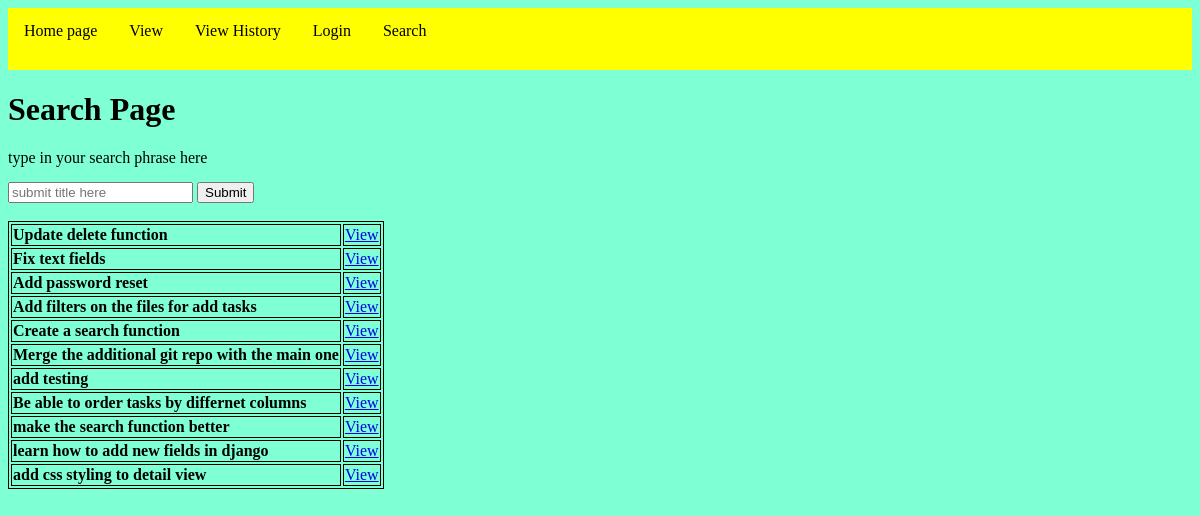
The app's page /view/search/, older data.
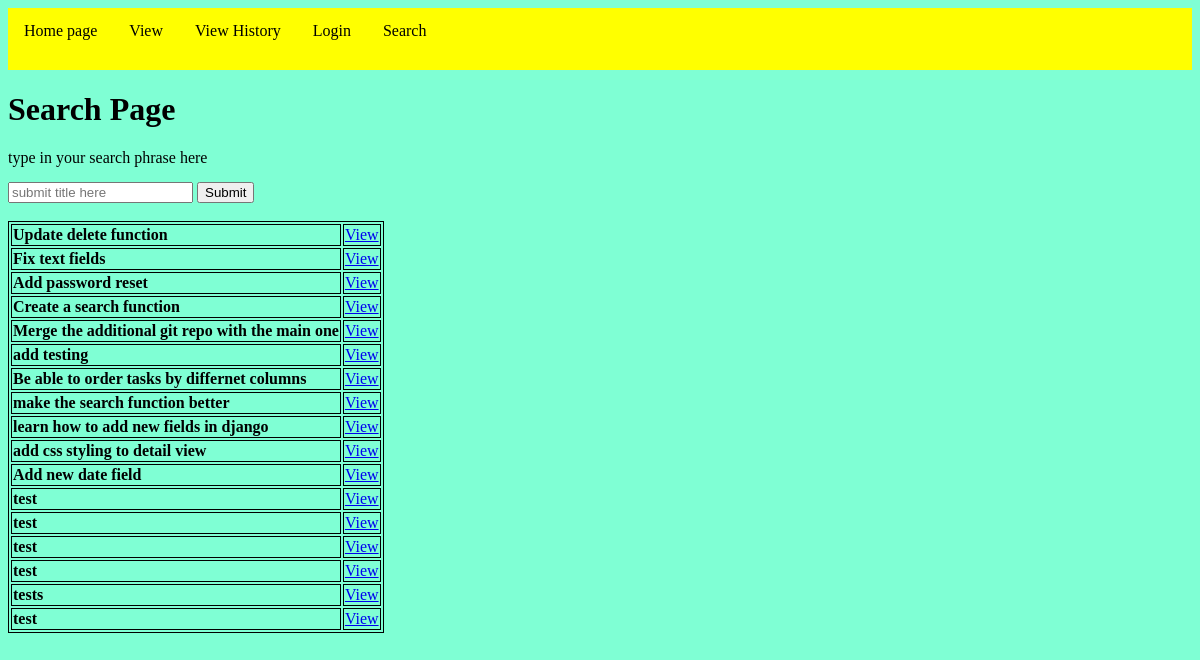
The same page, newer data.
### taskmanager/models.py (models this page shows, shortened)
class Task(models.Model):
    title = models.CharField(max_length=255)
    discr = models.CharField(max_length=255)
    rag = models.CharField(max_length=255)
    status = models.CharField(max_length=255)

### taskmanager/views.py (the view)
# urls.py: path("view/search/", views.SearchView.as_view(), name="search"),
class SearchView(generic.ListView):
    model = Task
    template_name = "search.html"
    context_object_name = "tasks"
    form_class = TaskForm
    def get_queryset(
        self,
    ) -> QuerySet[Any]:  # this retirives the objects from the list view.
        lookup_param = self.request.GET.get(
            "lookup", ""
        )  # this retireves the specific data from the query set. The look up is a paramiter set in the GET function.
        matching_tasks = Task.objects.filter(
            title__icontains=lookup_param
        )  # this compares the data to all object in the model and filters out any that aren't define in the look up paraiter.
        return matching_tasks
    def get(self, request, *args, **kwargs):  # this returns the data as a list view.
        response = super().get(request, *args, **kwargs)
        return response

### taskmanager/templates/search.html (shortened to what this page needs)
{% extends "base_layout.html" %}
{% block content%}
    <h1>Search Page</h1>
    <p>type in your search phrase here</p>
    <form method="GET" action="{% url 'search' %}">
        <input type="text", name="lookup", value="{{ request.GET.lookup }}" placeholder="submit title here">
        <button type="submit">Submit</button>
    </form>
    <br>
{% endblock %}
{% block table %}
        <table>
            {% for task in tasks %}
            <tr>
            <th>{{ task.title }}</th>
            <td><a href="{% url 'detail' pk=task.pk %}">View</a></td>
            </tr>
            {% endfor %}
        </table>
{% endblock %}

Row changes from the older to the newer data that the page shows:
removed Task: title "Add filters on the files for add tasks"
added Task: title "Add new date field"
added Task: title "test"
added Task: title "test"
added Task: title "test"
added Task: title "test"
added Task: title "tests"
added Task: title "test"
